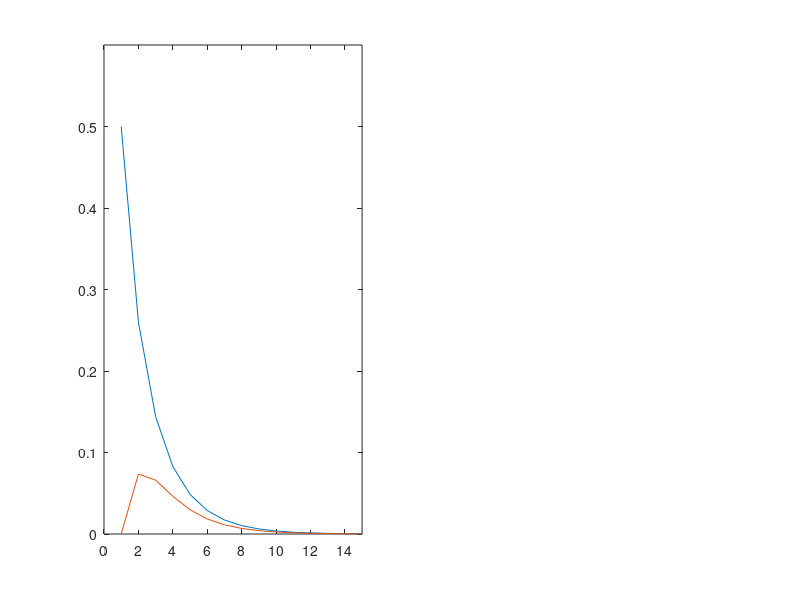

MATLAB code for this plot: (Note: this script raises an error after producing the figure.)
% Compute IRFs from VAR2
clear; clc; clf;
addpath(genpath('./db.toolbox/'))

A = [0.4	0.1; 0.2	0.5];
Sig2 = [0.25	0.3; 0.3	0.9];

P = chol(Sig2)';
d = diag(P);
D = diag(d);

%% SET UNIT == 1 BELOW TO COMPUTE ONE UNIT SHOCK BASED IRFS
UNIT = 0;
if UNIT; P = P*inv(D); end

N = 15;
k = size(A,1);
irf = zeros(N+1,k^2);
phi = zeros(k,k,N+1);

diag_sphi = zeros(N+1,k);
sumirf2   = zeros(N+1,k^2);

for i=1:N+1
  tmp_  = A^(i-1)*P;
  % irf(i,:)    = (tmp_(:))';
  irf(i,:)    = vec(tmp_');
  phi(:,:,i)  = tmp_;
  phi2(:,:,i) = phi(:,:,i).^2;
  sum_phi2(:,:,i) = sum(phi2(:,:,1:i),3);
  irf2(i,:)     = irf(i,:).^2;
  sumirf2(i,:)  = sum(irf2(1:i,:),1);
  phiphi(:,:,i) = phi(:,:,i)*phi(:,:,i)';
  sphi(:,:,i)   = sum(phiphi(:,:,1:i),3);
  diag_sphi(i,:) = (diag(sphi(:,:,i)))';
  % fevd(i,1) = sum(ej'*phi(:,:,i)*el)^2/diag_sphi(j)
end
fevd = sumirf2./repmat(diag_sphi,1,k);
reshape(fevd,(N+1)*k,k);

% do the plotting now
clf; POS = [.5 .35 .35]; FNS = 16; PS2 = -1.17;
subplot(1,k,1)
  plot(irf(:,[1:k]))
  ylim([0 .6])
  if UNIT; ylim([0 1.2]); end
  xlim([0 15])
setplot([.12 POS],[],FNS)
% add2yaxislabel
addlegend({'$u_1$','$u_2$'})
addsubtitle('Response of $x_1$ to shocks in', PS2)
hline(0,'k-');

subplot(1,k,2);
  plot(irf(:,[k+1:end]));
  ylim([0 .8])
  if UNIT; ylim([0 1.2]); end
  xlim([0 15])
setplot([ .55 POS],[],FNS)
% add2yaxislabel
addlegend({'$u_1$','$u_2$'})
addsubtitle('Response of $x_2$ to shocks in', PS2)
hline(0,'k-');

% % UNCOMMENT TO PRINT TO PDF 
% if UNIT==0
%   print2pdf('IRFs1', 1)
% else 
%   print2pdf('IRFs2', 1);
% end

%% LOCAL FUNCTION DEFINITION
% make vec operator function
function xout = vec(xin)
  xout = xin(:);
end


